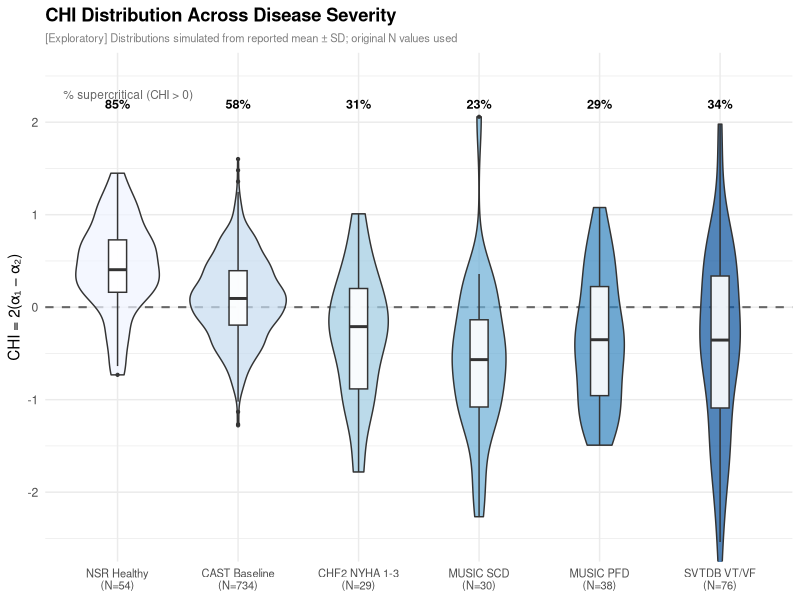
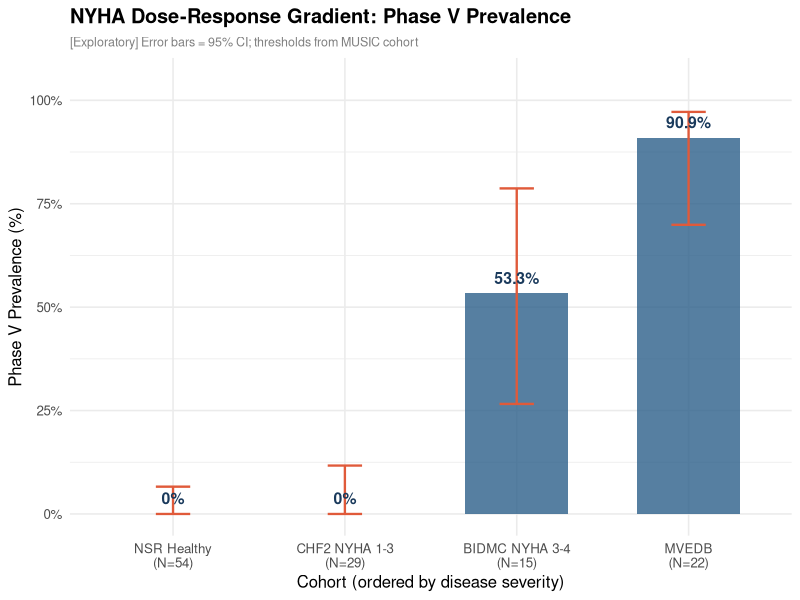

Reproduce these figures in R, in order.
# =============================================================================
# ECSoC Framework — Figure Generation
# 06_figures.R
#
# Reproduces key figures from the paper using ggplot2.
# All figures are exploratory; data distributions simulated from
# reported cohort statistics (mean ± SD) where originals are unavailable.
# =============================================================================

library(ggplot2)
library(dplyr)
library(tidyr)

# --- Helper: Create output directory -----------------------------------------
ensure_fig_dir <- function(path = "figures") {
  if (!dir.exists(path)) dir.create(path, recursive = TRUE)
  path
}


# =============================================================================
# Figure 1: Phase Space Scatter Plot (α₁ × R²)
# =============================================================================

#' Plot ECSoC Phase Space
#'
#' @param df  Data frame with columns: alpha1, r_squared, group (factor), chi
#' @param r2_threshold  R² threshold for Phase V line. Default: 0.93
plot_phase_space <- function(df, r2_threshold = 0.93, save = FALSE) {
  fig_dir <- ensure_fig_dir()

  # Assign phase colors
  df <- df %>%
    mutate(
      phase_v = r_squared < r2_threshold,
      fill_col = case_when(
        phase_v & chi >  0.05  ~ "#E05A3A",  # Vb — supercritical breakdown
        phase_v & chi < -0.05  ~ "#8B2FC9",  # Va — subcritical breakdown
        phase_v                ~ "#E0A33A",  # Vc
        chi > 0                ~ "#2C8AF5",  # supercritical stable
        TRUE                   ~ "#4CAF50"   # subcritical/near-critical stable
      )
    )

  p <- ggplot(df, aes(x = alpha1, y = r_squared, color = fill_col, shape = group)) +
    geom_hline(yintercept = r2_threshold, linetype = "dashed",
               color = "red", linewidth = 0.7, alpha = 0.7) +
    geom_vline(xintercept = 1.0, linetype = "dotted",
               color = "gray40", linewidth = 0.5) +
    geom_point(size = 2.5, alpha = 0.75) +
    scale_color_identity() +
    annotate("text", x = 1.0, y = r2_threshold + 0.003,
             label = sprintf("Phase V threshold (R² = %.2f)", r2_threshold),
             hjust = -0.05, size = 3, color = "red") +
    annotate("text", x = 1.0, y = min(df$r_squared, na.rm = TRUE),
             label = "α₁ = 1.0\n(critical point)",
             hjust = -0.1, vjust = 0, size = 2.8, color = "gray40") +
    labs(
      title    = "ECSoC Phase Space: α₁ × R²",
      subtitle = "[Exploratory] Phase V (R² < 0.93) = structural scaling breakdown",
      x        = "DFA Short-scale Exponent (α₁)",
      y        = "DFA Goodness-of-Fit (R²)",
      shape    = "Group"
    ) +
    theme_minimal(base_size = 12) +
    theme(
      plot.title    = element_text(face = "bold"),
      plot.subtitle = element_text(color = "gray50", size = 9),
      legend.position = "bottom"
    )

  if (save) {
    out <- file.path(fig_dir, "fig1_phase_space.png")
    ggsave(out, p, width = 8, height = 6, dpi = 150)
    message("Saved: ", out)
  }
  p
}


# =============================================================================
# Figure 2: CHI Distribution Across Cohorts (Violin Plot)
# Reproduces Figure 8 from the paper
# =============================================================================

#' CHI Distribution Violin Plot (Figure 8 equivalent)
#'
#' Uses reported cohort statistics (mean ± SD) to simulate distributions.
#' NOTE: Actual individual-level data from MUSIC/SVTDB are not included here.
plot_chi_distribution <- function(save = FALSE) {
  fig_dir <- ensure_fig_dir()

  set.seed(42)

  # Reported cohort statistics (Table 13 and related tables in paper)
  cohorts <- list(
    list(name = "NSR Healthy\n(N=54)",     mean_chi =  0.440, sd_chi = 0.441, n = 54,   nyha = "Healthy"),
    list(name = "CAST Baseline\n(N=734)",  mean_chi =  0.113, sd_chi = 0.461, n = 734,  nyha = "Ectopy"),
    list(name = "CHF2 NYHA 1-3\n(N=29)",  mean_chi = -0.243, sd_chi = 0.671, n = 29,   nyha = "CHF mild"),
    list(name = "MUSIC SCD\n(N=30)",       mean_chi = -0.350, sd_chi = 0.750, n = 30,   nyha = "SCD"),
    list(name = "MUSIC PFD\n(N=38)",       mean_chi = -0.450, sd_chi = 0.800, n = 38,   nyha = "PFD"),
    list(name = "SVTDB VT/VF\n(N=76)",    mean_chi = -0.530, sd_chi = 0.920, n = 76,   nyha = "Arrhythmia")
  )

  df <- do.call(rbind, lapply(cohorts, function(co) {
    data.frame(
      cohort = co$name,
      chi    = rnorm(co$n, co$mean_chi, co$sd_chi),
      group  = co$nyha,
      stringsAsFactors = FALSE
    )
  }))

  df$cohort <- factor(df$cohort, levels = sapply(cohorts, `[[`, "name"))

  # Percent supercritical per cohort
  pct_super <- df %>%
    group_by(cohort) %>%
    summarise(pct = mean(chi > 0) * 100, .groups = "drop") %>%
    mutate(label = sprintf("%.0f%%", pct))

  p <- ggplot(df, aes(x = cohort, y = chi, fill = cohort)) +
    geom_hline(yintercept = 0, linetype = "dashed", color = "gray40", linewidth = 0.7) +
    geom_violin(alpha = 0.7, trim = TRUE, width = 0.8) +
    geom_boxplot(width = 0.15, outlier.size = 0.8, fill = "white", alpha = 0.9) +
    geom_text(data = pct_super,
              aes(x = cohort, y = 2.2, label = label),
              size = 3.2, fontface = "bold", inherit.aes = FALSE) +
    scale_fill_brewer(palette = "Blues", guide = "none") +
    annotate("text", x = 0.55, y = 2.3, label = "% supercritical (CHI > 0)",
             hjust = 0, size = 3, color = "gray40") +
    labs(
      title    = "CHI Distribution Across Disease Severity",
      subtitle = "[Exploratory] Distributions simulated from reported mean ± SD; original N values used",
      x        = NULL,
      y        = "CHI = 2(α₁ − α₂)"
    ) +
    coord_cartesian(ylim = c(-2.5, 2.5)) +
    theme_minimal(base_size = 11) +
    theme(
      plot.title    = element_text(face = "bold"),
      plot.subtitle = element_text(color = "gray50", size = 8),
      axis.text.x   = element_text(size = 8)
    )

  if (save) {
    out <- file.path(fig_dir, "fig8_chi_distribution.png")
    ggsave(out, p, width = 10, height = 6, dpi = 150)
    message("Saved: ", out)
  }
  p
}


# =============================================================================
# Figure 3: NYHA Phase V Dose-Response Gradient
# =============================================================================

plot_nyha_gradient <- function(save = FALSE) {
  fig_dir <- ensure_fig_dir()

  df <- data.frame(
    cohort   = c("NSR Healthy\n(N=54)", "CHF2 NYHA 1-3\n(N=29)",
                 "BIDMC NYHA 3-4\n(N=15)", "MVEDB\n(N=22)"),
    phase_v  = c(0, 0, 53.3, 90.9),
    ci_lower = c(0, 0, 26.6, 69.9),
    ci_upper = c(6.6, 11.7, 78.7, 97.2),
    severity = 1:4
  )
  df$cohort <- factor(df$cohort, levels = df$cohort)

  p <- ggplot(df, aes(x = cohort, y = phase_v)) +
    geom_col(fill = "#2C5F8A", alpha = 0.8, width = 0.6) +
    geom_errorbar(aes(ymin = ci_lower, ymax = ci_upper),
                  width = 0.2, color = "#E05A3A", linewidth = 0.8) +
    geom_text(aes(label = ifelse(phase_v == 0,
                                  "0%",
                                  sprintf("%.1f%%", phase_v))),
              vjust = -0.8, size = 4, fontface = "bold", color = "#1A3A5C") +
    scale_y_continuous(limits = c(0, 105), labels = function(x) paste0(x, "%")) +
    labs(
      title    = "NYHA Dose-Response Gradient: Phase V Prevalence",
      subtitle = "[Exploratory] Error bars = 95% CI; thresholds from MUSIC cohort",
      x        = "Cohort (ordered by disease severity)",
      y        = "Phase V Prevalence (%)"
    ) +
    theme_minimal(base_size = 12) +
    theme(
      plot.title    = element_text(face = "bold"),
      plot.subtitle = element_text(color = "gray50", size = 9)
    )

  if (save) {
    out <- file.path(fig_dir, "fig_nyha_gradient.png")
    ggsave(out, p, width = 8, height = 5, dpi = 150)
    message("Saved: ", out)
  }
  p
}


# =============================================================================
# Run all figures
# =============================================================================
if (!interactive()) {
  message("Generating all ECSoC figures...")
  plot_chi_distribution(save = TRUE)
  plot_nyha_gradient(save = TRUE)
  message("Done. Figures saved to figures/")
}
